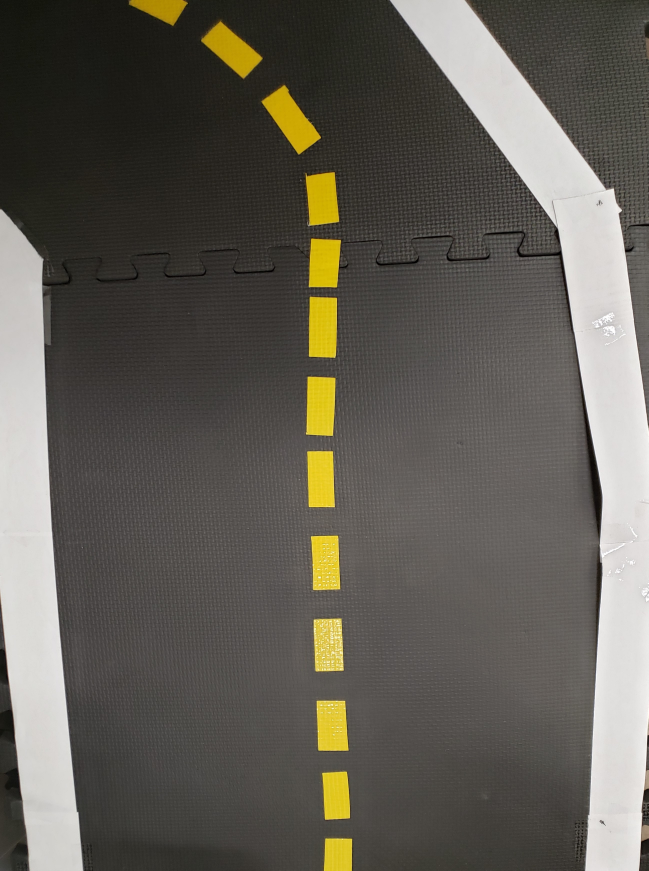
#> input picture testing/test_lane.jpg, 2594 x 3483 px (shown at 1/4 size)
$ python -i lane_finder.py   (imports and definitions only)
#> lines starting #> are read from the running program, lines starting #| are printed output that depends on the picture; after the words box and inside, x2 and y2 are one past the last pixel; in counts of white or black regions, pixels touching at a corner belong together
#> further down, picture is the input picture: shape (3483, 2594, 3); mean B, G, R 84.8, 93.5, 97.2
import time
import numpy as np
import cv2
import sys
import threading
import logging


def iso_lines(frame):
    hsv = cv2.cvtColor(frame,cv2.COLOR_BGR2HSV)
#> hsv: shape (3483, 2594, 3); mean H, S, V 18.5, 32.4, 97.2
    gray = cv2.cvtColor(frame,cv2.COLOR_BGR2GRAY)
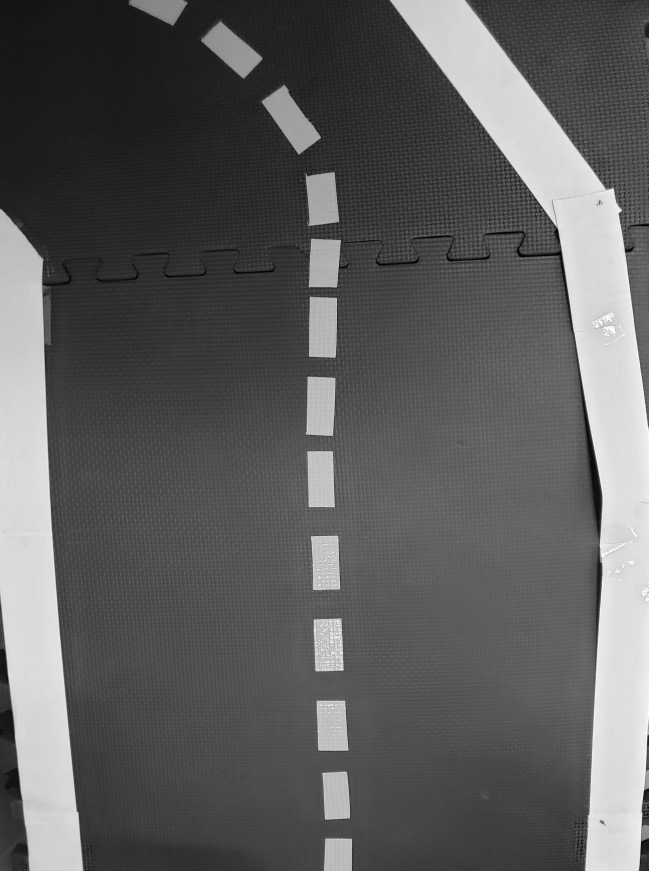
#> gray: shape (3483, 2594) (shown at 1/4 size); min 0, max 255, mean 93.6
    cv2.imwrite("hsv.png",hsv)
    ly = np.array([20,100,100],dtype=np.uint8)
    uy = np.array([30,255,255],dtype=np.uint8)
    lw = np.array([0,0,230],dtype=np.uint8)
    uw = np.array([255,255,255],dtype=np.uint8)
    w_mask = cv2.inRange(gray,200,255)
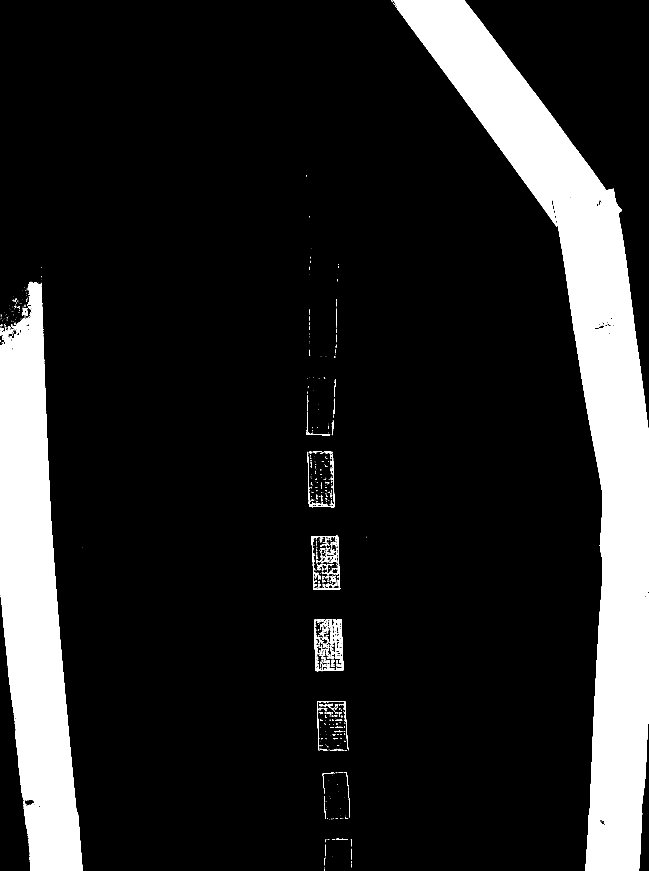
#> w_mask: shape (3483, 2594) (shown at 1/4 size); 14.4% white; 910 white regions (697 under 20 px), largest, box (x1, y1, x2, y2) and area: (1579, 0, 2594, 3483) 825877, (0, 1127, 331, 3483) 448355, (1256, 2476, 1374, 2685) 4062
    #w_mask = cv2.inRange(hsv,lw,uw)
    y_mask = cv2.inRange(hsv,ly,uy)
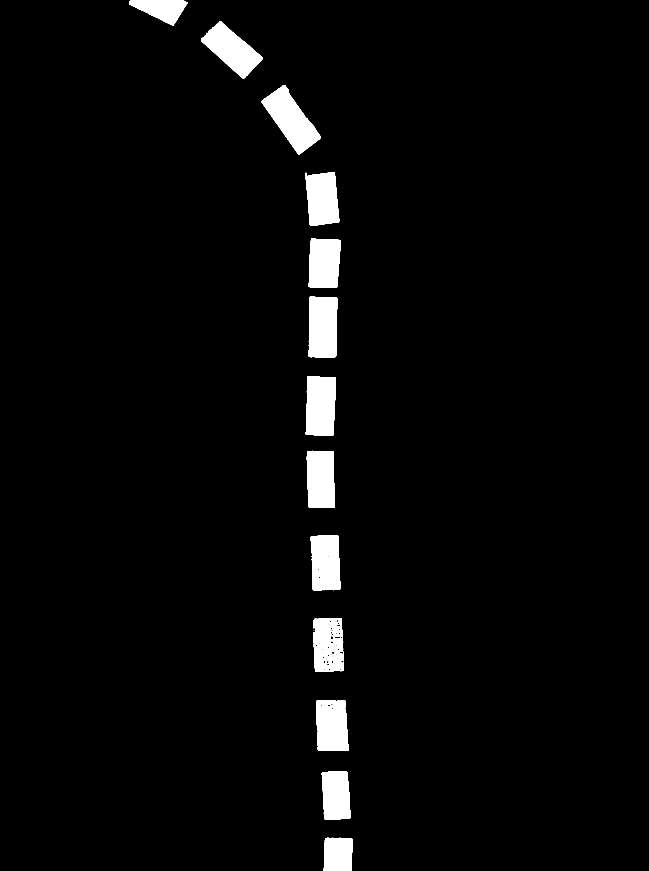
#> y_mask: shape (3483, 2594) (shown at 1/4 size); 3.3% white; 34 white regions (21 under 20 px), largest, box (x1, y1, x2, y2) and area: (1045, 341, 1284, 618) 29278, (1234, 1186, 1349, 1432) 26746, (1222, 1506, 1343, 1744) 26193
    yw_mask = cv2.bitwise_or(w_mask,y_mask)
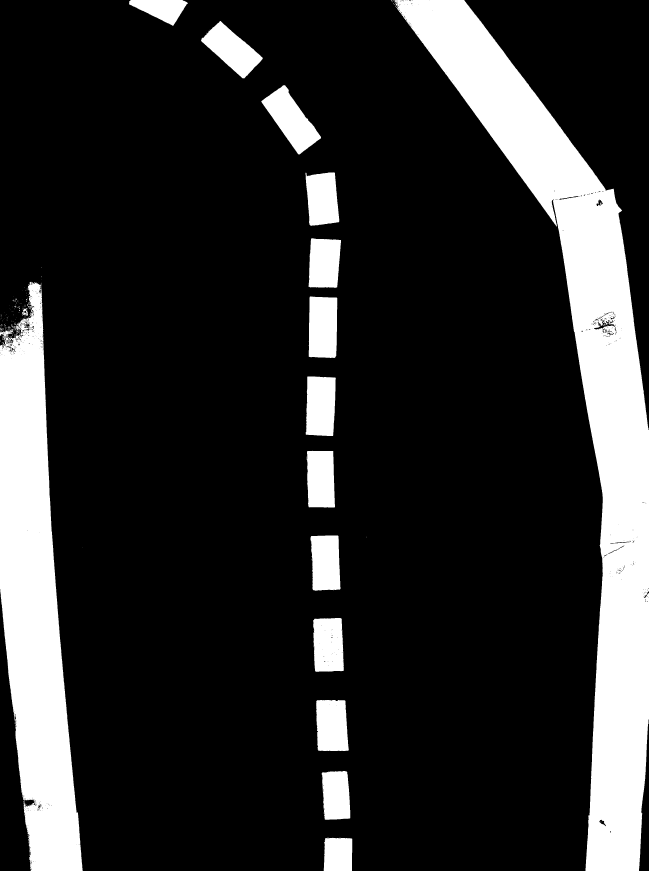
#> yw_mask: shape (3483, 2594) (shown at 1/4 size); 17.4% white; 265 white regions (243 under 20 px), largest, box (x1, y1, x2, y2) and area: (1579, 0, 2594, 3483) 825877, (0, 1127, 331, 3483) 448355, (1045, 341, 1284, 618) 29278
    cv2.imwrite("y mask.png",y_mask)
    cv2.imwrite("w mask.png", w_mask)
    cv2.imwrite("yw_mask.png",yw_mask)
    final_image = cv2.bitwise_and(gray,yw_mask)
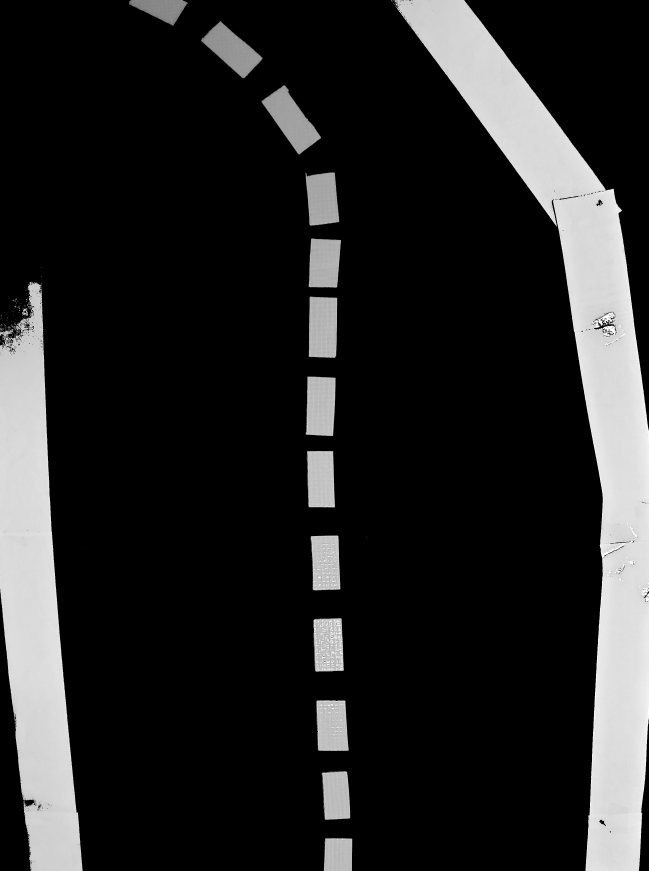
#> final_image: shape (3483, 2594) (shown at 1/4 size); min 0, max 255, mean 36.7
    final_image_=cv2.GaussianBlur(final_image,(5,5),0)
    canny_edge = cv2.Canny(final_image_,200,600)
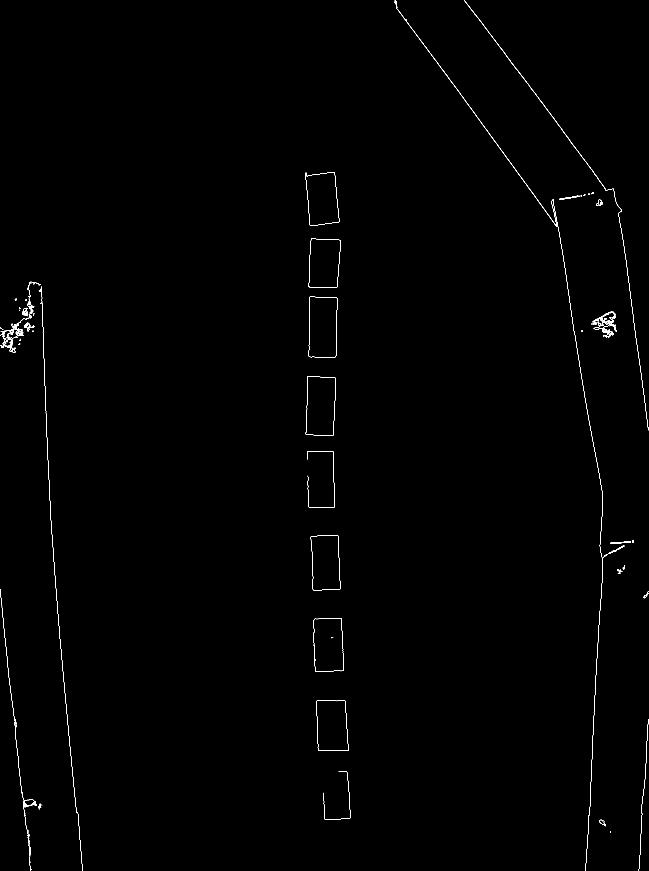
#> canny_edge: shape (3483, 2594) (shown at 1/4 size); 0.25% white in thin lines or dots
    return canny_edge,final_image

# [82 lines left out: functions ROI, find_lines, average_slope_intercept, make_points, not called in this run]

>>> import cv2
>>> picture = cv2.imread('test_lane.jpg')
>>> result = iso_lines(picture)

$ run again, on testing/lane_1.png
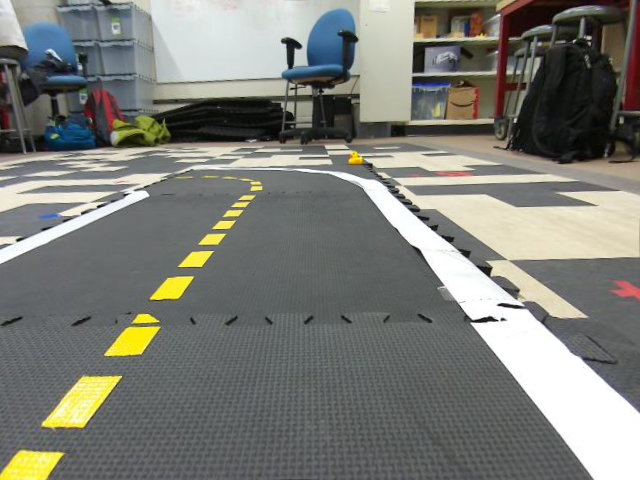
#> input picture testing/lane_1.png, 640 x 480 px
#> picture is the input picture: shape (480, 640, 3); mean B, G, R 118.3, 124.6, 123.6
#> hsv: shape (480, 640, 3); mean H, S, V 68.7, 30.7, 128.6
#> in iso_lines, `w_mask = cv2.inRange(gray,200,255)`:
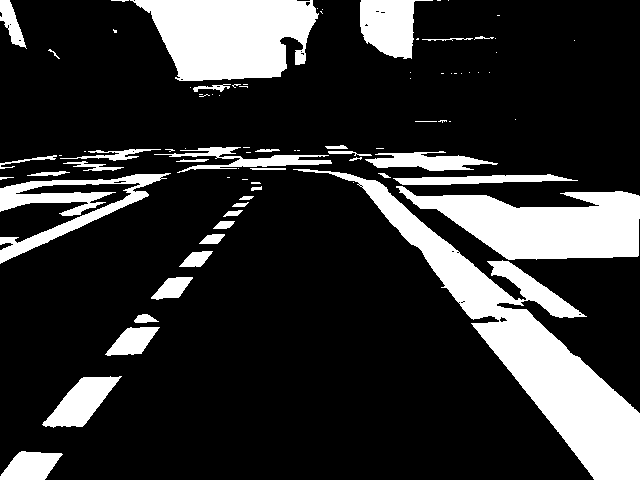
#> w_mask: shape (480, 640); 19.8% white; 84 white regions (45 under 20 px), largest, box (x1, y1, x2, y2) and area: (293, 169, 640, 480) 19899, (130, 0, 319, 81) 11042, (396, 186, 640, 260) 10755
#> y_mask: shape (480, 640); 2.1% white; 45 white regions (29 under 20 px), largest, box (x1, y1, x2, y2) and area: (42, 375, 122, 430) 1694, (0, 451, 65, 480) 1386, (105, 313, 161, 358) 1343
#> in iso_lines, `canny_edge = cv2.Canny(final_image_,200,600)`:
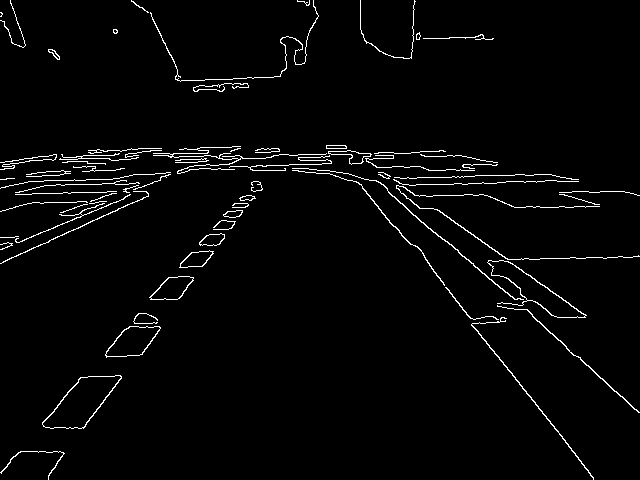
#> canny_edge: shape (480, 640); 2.6% white in thin lines or dots

$ run again, on testing/lane_turn.png
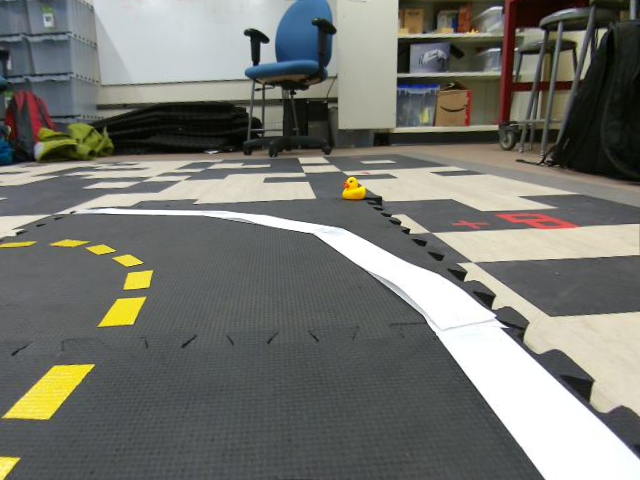
#> input picture testing/lane_turn.png, 640 x 480 px
#> picture is the input picture: shape (480, 640, 3); mean B, G, R 111.3, 117.5, 116.8
#> hsv: shape (480, 640, 3); mean H, S, V 67.1, 36, 121.6
#> in iso_lines, `w_mask = cv2.inRange(gray,200,255)`:
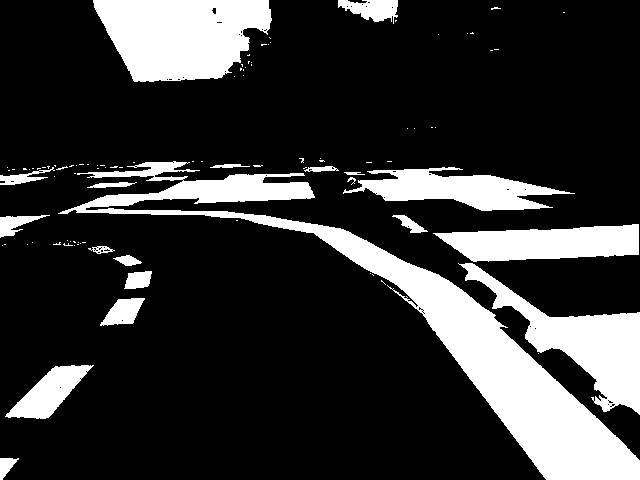
#> w_mask: shape (480, 640); 20.3% white; 98 white regions (78 under 20 px), largest, box (x1, y1, x2, y2) and area: (58, 161, 640, 480) 25900, (93, 0, 272, 82) 11063, (458, 263, 640, 415) 8134
#> y_mask: shape (480, 640); 1.8% white; 35 white regions (19 under 20 px), largest, box (x1, y1, x2, y2) and area: (2, 364, 95, 421) 2464, (98, 296, 148, 328) 943, (122, 270, 154, 291) 473
#> in iso_lines, `canny_edge = cv2.Canny(final_image_,200,600)`:
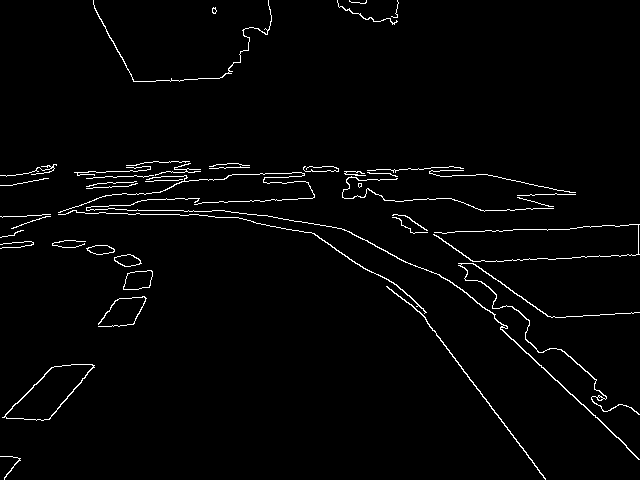
#> canny_edge: shape (480, 640); 2.2% white in thin lines or dots
